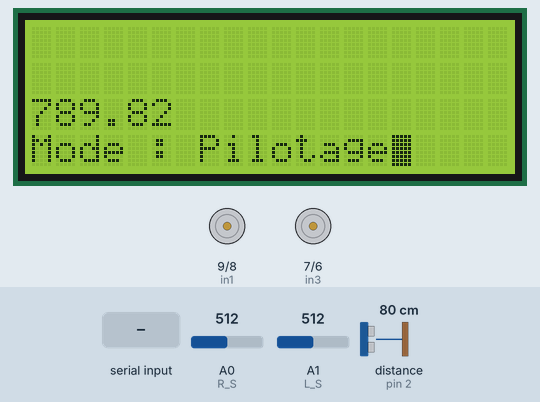
Bench run of a sketch on a simulated Arduino Uno, built with avr-gcc and run on an emulated ATmega328P. On the bench: 20×4 character LCD, motor-driver pin pairs drawn as motors (green arrow = first pin HIGH = forward, orange = second pin HIGH = backward, longer = more drive, scaled by the enable pin). Wiring (inferred from the names in the program): ultrasonic range finder: trigger pin 3; echo pin 2. The inputs (shaded band) are chosen by the test bench; at power-on: distance to the obstacle (sensor on pin 2) 80 cm, A0 (R_S) = 512, A1 (L_S) = 512. The echo pulse lasts 58.3 µs per cm.

Above: at 7.8 s.
7.9 s: "arriere" received over the second serial link
At 8.17 s:
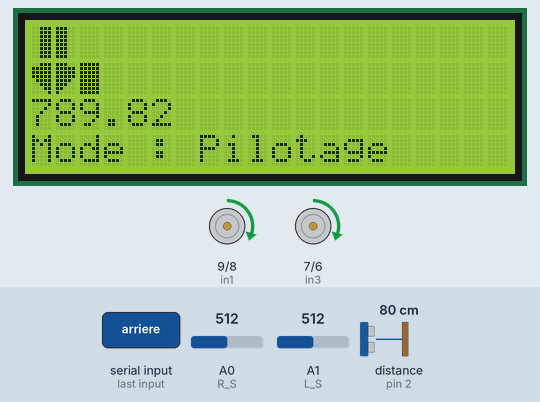
10.4 s: "suiveur" received over the second serial link
At 11.5 s:
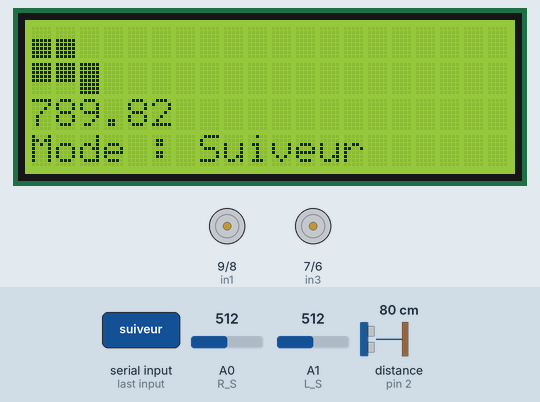
13.4 s: distance to the obstacle (sensor on pin 2) set to 18 cm
At 14.5 s:
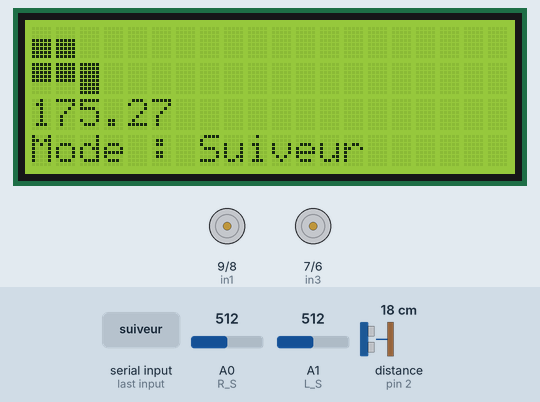
15.1 s: distance to the obstacle (sensor on pin 2) set to 14 cm
At 18.5 s:
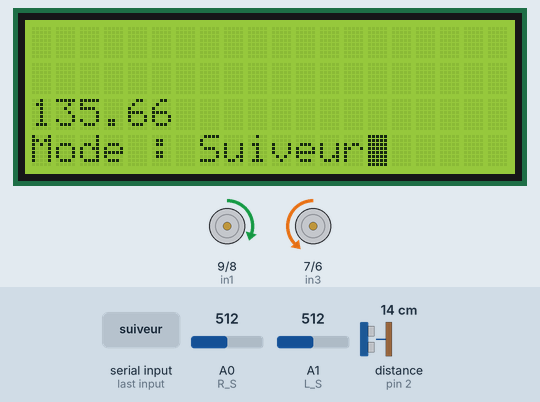
Timing chart, 0 to 19.1 s (numbered marks = the images above; inputs shaded):
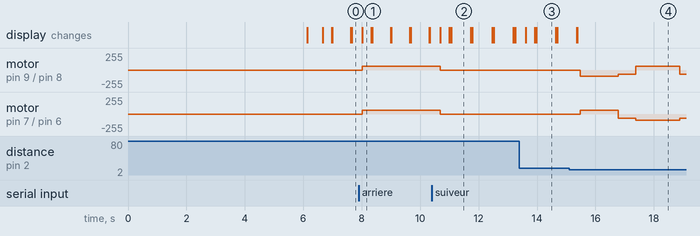

Measured:
- the behaviour switches between 16 and 15 cm on distance to the obstacle (sensor on pin 2) (found by bisection; images 3 and 4)
- after the input at 7.9 s, motor on pin 9 (in1) / pin 8 (in2), motor on pin 7 (in3) / pin 6 (in4): stopped → forward 60/255 after 0.12 s; the display: changes after 0.12 s (image 1)
- after the input at 10.4 s, motor on pin 9 (in1) / pin 8 (in2), motor on pin 7 (in3) / pin 6 (in4): forward 60/255 → stopped after 0.30 s; the display: changes after 0.30 s (image 2)
- after the input at 13.4 s, the display: changes after 0.21 s (image 3)
- what the display in image 2 shows lasts 0.6 s, from 11.1 s to 11.7 s

The sketch:

LineTrackerRobot.ino
```cpp
// Code by : MARCAL Thomas

// ---------------------------------------------------------

// Project Mechatronics

// Line Tracker Robot
// +  Obstacle detection and avoidance
// +  Control of the car via bluetooth module


// ---------------------------------------------------------
// ---------------------------------------------------------
// ---------------------------------------------------------

// LCD screen
#include <Wire.h>
#include <LiquidCrystal_I2C.h>
LiquidCrystal_I2C lcd(0x27, 20, 4); // 0x27 LCD screen with 20 columns and 4 rows


// ---------------------------------------------------------

// BLUETOOTH
#include <SoftwareSerial.h>
SoftwareSerial hc06(12,13); // Create a software serial port and assign the pins for TX and RX


// ---------------------------------------------------------

// Define strings

String cmd= "";
String mode = "PILOTAGE";

// ---------------------------------------------------------

// Control Motors

// MOTORS
#define enA 10//Enable1 L298 Pin enA
#define in1 9 //Motor1  L298 Pin in1
#define in2 8 //Motor1  L298 Pin in2
#define in3 7 //Motor2  L298 Pin in3
#define in4 6 //Motor2  L298 Pin in4
#define enB 5 //Enable2 L298 Pin enB

// SENSORS
#define R_S A0 //ir sensor Right
#define L_S A1 //ir sensor Left

// CONST
int ValueR;
int ValueL;

// ---------------------------------------------------------

// Define custom characters for the LCD

byte FAHG[8] = {
  0b00001,
  0b00011,
  0b00111,
  0b01111,
  0b11111,
  0b11111,
  0b11111,
  0b00111
};
byte FAHD[8] = {
  0b10000,
  0b11000,
  0b11100,
  0b11110,
  0b11111,
  0b11111,
  0b11111,
  0b11100
};
byte FABD[8] = {
  0b11100,
  0b11100,
  0b11100,
  0b11100,
  0b11100,
  0b11100,
  0b11100,
  0b11100
};
byte FABG[8] = {
  0b00111,
  0b00111,
  0b00111,
  0b00111,
  0b00111,
  0b00111,
  0b00111,
  0b00111
};
byte FArBG[8] = {
  0b00111,
  0b11111,
  0b11111,
  0b11111,
  0b01111,
  0b00111,
  0b00011,
  0b00001
};
byte FArBD[8] = {
  0b11100,
  0b11111,
  0b11111,
  0b11111,
  0b11110,
  0b11100,
  0b11000,
  0b10000
};
byte FDBD[8] = {
  0b11111,
  0b11111,
  0b11110,
  0b11100,
  0b11000,
  0b10000,
  0b00000,
  0b00000
};
byte FDHD[8] = {
  0b00000,
  0b00000,
  0b10000,
  0b11000,
  0b11100,
  0b11110,
  0b11111,
  0b11111
};
byte FDHG[8] = {
  0b00000,
  0b00000,
  0b00000,
  0b00000,
  0b00000,
  0b11111,
  0b11111,
  0b11111
};
byte FDBG[8] = {
  0b11111,
  0b11111,
  0b11111,
  0b00000,
  0b00000,
  0b00000,
  0b00000,
  0b00000
};
byte FGHG[8] = {
  0b00000,
  0b00000,
  0b00001,
  0b00011,
  0b00111,
  0b01111,
  0b11111,
  0b11111
};
byte FGBG[8] = {
  0b11111,
  0b11111,
  0b01111,
  0b00111,
  0b00011,
  0b00001,
  0b00000,
  0b00000
};
byte CarreBas[8] = {
  0b11111,
  0b11111,
  0b11111,
  0b11111,
  0b11111,
  0b00000,
  0b00000,
  0b00000
};
byte CarreHaut[8] = {
  0b00000,
  0b00000,
  0b00000,
  0b11111,
  0b11111,
  0b11111,
  0b11111,
  0b11111
};

// ---------------------------------------------------------

// Ultrasonic sensor to avoid obstacles

const byte TRIGGER_PIN = 3; // Broche TRIGGER
const byte ECHO_PIN = 2;    // Broche ECHO

const unsigned long MEASURE_TIMEOUT = 25000UL; // 25ms = ~8m à 340m/s

/* Speed of sound in air in mm/us */
const float SOUND_SPEED = 340.0 / 1000;


// ---------------------------------------------------------

void setup(){ // SETUP CODE

  // Pin initialization
  // Sensors
  pinMode(R_S, INPUT);
  pinMode(L_S, INPUT);
  // Motors
  pinMode(enA, OUTPUT); // declare as output for L298 Pin enA
  pinMode(in1, OUTPUT); // declare as output for L298 Pin in1
  pinMode(in2, OUTPUT); // declare as output for L298 Pin in2
  pinMode(in3, OUTPUT); // declare as output for L298 Pin in3
  pinMode(in4, OUTPUT); // declare as output for L298 Pin in4
  pinMode(enB, OUTPUT); // declare as output for L298 Pin enB
  // Ultrasonic sensor
  pinMode(TRIGGER_PIN, OUTPUT);
  digitalWrite(TRIGGER_PIN, LOW); // The TRIGGER pin must be at LOW when not in use
  pinMode(ECHO_PIN, INPUT);

  // SETUP motor speed in 0
  analogWrite(enA, 0); // Write The Duty Cycle 0 to 255 Enable Pin A for Motor1 Speed
  analogWrite(enB, 0); // Write The Duty Cycle 0 to 255 Enable Pin B for Motor2 Speed

  // SETUP display on the LCD screen
  lcd.init(); // Initialization of the LCD screen
  lcd.cursor_on();
  lcd.blink_on();
  lcd.backlight();
  lcd.setCursor(0,0);
  lcd.print("Mechatronic Project");
  lcd.setCursor(0,1);
  lcd.print("Line Tracker Robot");
  lcd.setCursor(0,2);
  lcd.print("+ Control Bluetooth");
  lcd.setCursor(0,3);
  lcd.print("+ Obstacle Detection");
  delay(6000);
  lcd.clear();
  delay(500);

  // Preparation of the communication with the Bluetooth module
  hc06.begin(9600);
  // Serial.begin(9600);
}


// ---------------------------------------------------------

void loop() { // LOOP Code

// Communication with the Bluetooth module
  while(hc06.available()>0){
    cmd += (char)hc06.read();
  }

// OBSTACLE DETECTION
  // Start a distance measurement by sending a 10µs HIGH pulse on the TRIGGER pin
  digitalWrite(TRIGGER_PIN, HIGH);
  delayMicroseconds(10);
  digitalWrite(TRIGGER_PIN, LOW);
  // Measures the time between the sending of the ultrasonic pulse and its echo (if it exists)
  long measure = pulseIn(ECHO_PIN, HIGH, MEASURE_TIMEOUT);
  // Calculates the distance from the measured time
  float distance = measure / 2.0 * SOUND_SPEED;

  lcd.setCursor(0,2);
  lcd.print(distance);

// MODE OF THE CAR
  if (cmd != ""){
    if (cmd == "pilotage") {
      mode = "PILOTAGE";
    }
    else if (cmd == "suiveur") {
      mode = "SUIVEUR";
    }
  }

// Mode "PILOTAGE"
  if (mode == "PILOTAGE") {
    lcd.setCursor(0,3);
    lcd.print("Mode : Pilotage");
    // Depending on the command sent the car moves
    if(cmd!=""){
      if (distance < 150){ // If there is an obstacle in front of us we can't move forward
        if(cmd=="arriere"){
          AffichageFlecheArriere();
          backwards();
        }
        if(cmd=="droite"){
          AffichageFlecheDroite();
          turnRight();
        }
        if(cmd=="gauche"){
          AffichageFlecheGauche();
          turnLeft();
        }
        if(cmd=="stop"){
          AffichageStop();
          Stop();
        }
      }
      else{
        if(cmd=="avant"){
          AffichageFlecheAvant();
          forward();
        }
        if(cmd=="arriere"){
          AffichageFlecheArriere();
          backwards();
        }
        if(cmd=="droite"){
          AffichageFlecheDroite();
          turnRight();
        }
        if(cmd=="gauche"){
          AffichageFlecheGauche();
          turnLeft();
        }
        if(cmd=="stop"){
          AffichageStop();
          Stop();
        }
      }
      cmd=""; //reset cmd
    }
    delay(100);
  }
  // Mode "SUIVEUR"
  else if (mode == "SUIVEUR") {
    lcd.setCursor(0,3);
    lcd.print("Mode : Suiveur");

    if(distance <= 150) { // If an obstacle is detected, the robot goes around it
      Stop();
      delay(100);
      turnRight();
      delay(1300);
      forward();
      delay(600);
      turnLeft();
      delay(1500);
      forward();
      delay(1100);
      turnLeft();
      delay(700);
      forward();
      delay(300);
    }

    int sensorValueR = analogRead(R_S);
    int sensorValueL = analogRead(L_S);

    if (sensorValueR > 100){
      ValueR = 1;
    }
    else {
      ValueR = 0;
    }
    if (sensorValueL > 100){
      ValueL = 1;
    }
    else {
      ValueL = 0;
    }

    //Serial.println(sensorValueR);
    //Serial.println(sensorValueL);

    if((ValueR == 0)&&(ValueL == 0)) { // If the sensors are on black
      AffichageFlecheAvant();
      forward(); // Go straight ahead
    }
    else if((ValueR == 1)&&(ValueL == 0)) { // If right sensor on white and left sensor on black
      AffichageFlecheDroite();
      turnRight(); // Turn to the right
    }
    else if((ValueR == 0)&&(ValueL == 1)) { // If right sensor on black and left sensor on white
      AffichageFlecheGauche();
      turnLeft(); // Turn to the left
    }
    else if((ValueR == 1)&&(ValueL == 1)) { // If the sensors are on white
      AffichageStop();
      Stop(); // Stop
    }

    if (cmd != ""){
      cmd=""; //reset cmd
    }
    delay(100);
  }

  delay(200);
  lcd.clear();

}


// ---------------------------------------------------------

// Functions used
void forward(){  // Allows the car to move forward
analogWrite(enA, 60);
analogWrite(enB, 60);
digitalWrite(in1, LOW);
digitalWrite(in2, HIGH);
digitalWrite(in3, LOW);
digitalWrite(in4, HIGH);
}

void backwards(){  // Allows the car to move backwards
analogWrite(enA, 60);
analogWrite(enB, 60);
digitalWrite(in1, HIGH);
digitalWrite(in2, LOW);
digitalWrite(in3, HIGH);
digitalWrite(in4, LOW);
}

void turnRight(){ // Allows the car to turn right
analogWrite(enA, 90);
analogWrite(enB, 60);
digitalWrite(in1, LOW);
digitalWrite(in2, HIGH);
digitalWrite(in3, HIGH);
digitalWrite(in4, LOW);
}

void turnLeft(){ // Allows the car to turn left
analogWrite(enA, 60);
analogWrite(enB, 90);
digitalWrite(in1, HIGH);
digitalWrite(in2, LOW);
digitalWrite(in3, LOW);
digitalWrite(in4, HIGH);
}

void Stop(){ // Allows the car to stop
analogWrite(enA, 0);
analogWrite(enB, 0);
digitalWrite(in1, LOW);
digitalWrite(in2, LOW);
digitalWrite(in3, LOW);
digitalWrite(in4, LOW);
}


// Arrow display
void AffichageFlecheAvant(){
  lcd.createChar(0, FAHG);
  lcd.createChar(1, FAHD);
  lcd.createChar(2, FABG);
  lcd.createChar(3, FABD);
  lcd.setCursor(0,0);
  lcd.write((byte)0);
  lcd.setCursor(0,1);
  lcd.write((byte)2);
  lcd.setCursor(1,0);
  lcd.write((byte)1);
  lcd.setCursor(1,1);
  lcd.write((byte)3);
}
void AffichageFlecheArriere(){
  lcd.createChar(0, FABG);
  lcd.createChar(1, FABD);
  lcd.createChar(2, FArBG);
  lcd.createChar(3, FArBD);
  lcd.setCursor(0,0);
  lcd.write((byte)0);
  lcd.setCursor(0,1);
  lcd.write((byte)2);
  lcd.setCursor(1,0);
  lcd.write((byte)1);
  lcd.setCursor(1,1);
  lcd.write((byte)3);
}
void AffichageFlecheDroite(){
  lcd.createChar(0, FDHG);
  lcd.createChar(1, FDHD);
  lcd.createChar(2, FDBG);
  lcd.createChar(3, FDBD);
  lcd.setCursor(0,0);
  lcd.write((byte)0);
  lcd.setCursor(0,1);
  lcd.write((byte)2);
  lcd.setCursor(1,0);
  lcd.write((byte)1);
  lcd.setCursor(1,1);
  lcd.write((byte)3);
}
void AffichageFlecheGauche(){
  lcd.createChar(0, FGHG);
  lcd.createChar(1, FDHG);
  lcd.createChar(2, FGBG);
  lcd.createChar(3, FDBG);
  lcd.setCursor(0,0);
  lcd.write((byte)0);
  lcd.setCursor(0,1);
  lcd.write((byte)2);
  lcd.setCursor(1,0);
  lcd.write((byte)1);
  lcd.setCursor(1,1);
  lcd.write((byte)3);
}
void AffichageStop(){
  lcd.createChar(0, CarreHaut);
  lcd.createChar(1, CarreHaut);
  lcd.createChar(2, CarreBas);
  lcd.createChar(3, CarreBas);
  lcd.setCursor(0,0);
  lcd.write((byte)0);
  lcd.setCursor(0,1);
  lcd.write((byte)2);
  lcd.setCursor(1,0);
  lcd.write((byte)1);
  lcd.setCursor(1,1);
  lcd.write((byte)3);
}

// END OF THE CODE
```
